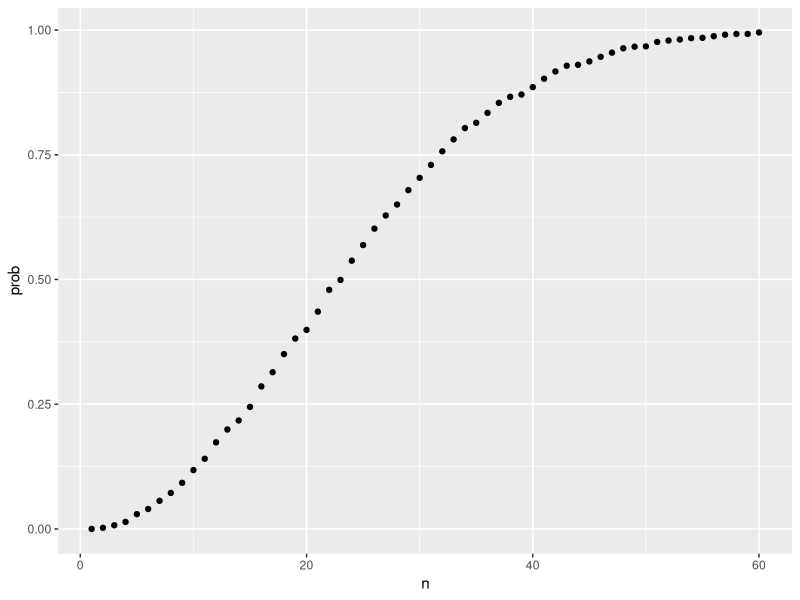
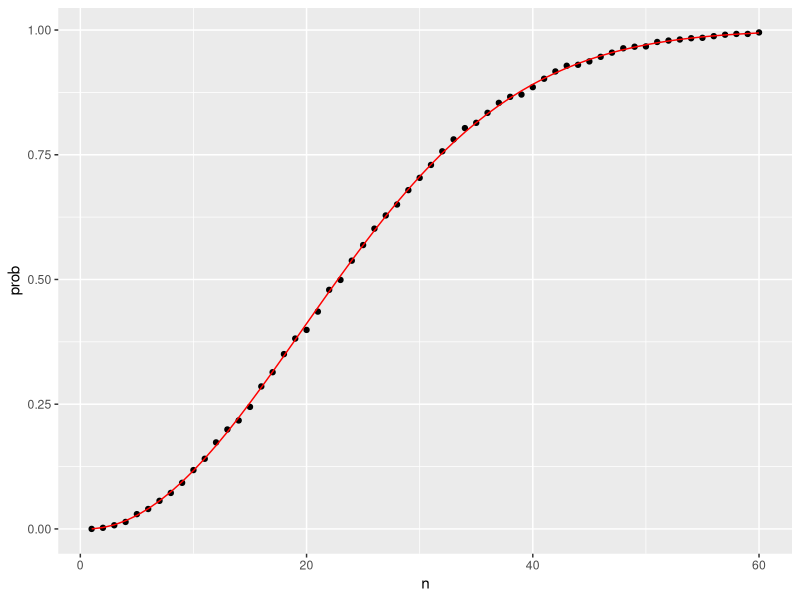
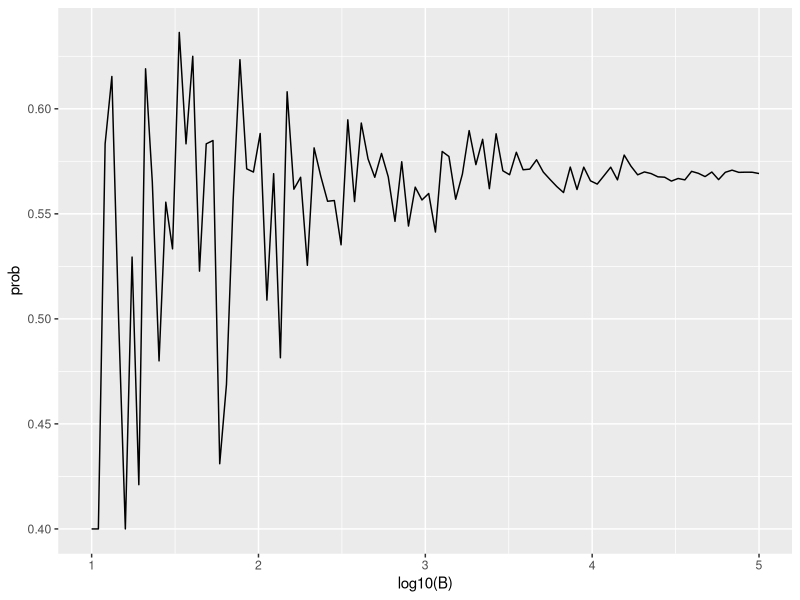

These figures' R source, in order:
## ---- chunk 1
beads <- rep(c("red", "blue"), times = c(2,3))
beads
#> [1] "red"  "red"  "blue" "blue" "blue"
## ---- chunk 2
sample(beads, 1)
#> [1] "blue"
## ---- chunk 3
B <- 10000
events <- replicate(B, sample(beads, 1))
## ---- chunk 4
tab <- table(events)
tab
#> events
#> blue  red 
#> 5950 4050
## ---- chunk 5
prop.table(tab)
#> events
#>  blue   red 
#> 0.595 0.405
## ---- chunk 6
set.seed(1986) 
## ---- chunk 7
?set.seed
## ---- chunk 8
sample(beads, 5)
#> [1] "red"  "blue" "blue" "blue" "red"
sample(beads, 5)
#> [1] "red"  "red"  "blue" "blue" "blue"
sample(beads, 5)
#> [1] "blue" "red"  "blue" "red"  "blue"
## ---- chunk 9
events <- sample(beads, B, replace = TRUE)
prop.table(table(events))
#> events
#>  blue   red 
#> 0.602 0.398
## ---- chunk 10
x <- sample(beads, 5)
## ---- chunk 11
x[2:5]
#> [1] "blue" "blue" "blue" "red"
## ---- chunk 12
number <- "Three"
suit <- "Hearts"
paste(number, suit)
#> [1] "Three Hearts"
## ---- chunk 13
paste(letters[1:5], as.character(1:5))
#> [1] "a 1" "b 2" "c 3" "d 4" "e 5"
## ---- chunk 14
expand.grid(pants = c("blue", "black"), shirt = c("white", "grey", "plaid"))
#>   pants shirt
#> 1  blue white
#> 2 black white
#> 3  blue  grey
#> 4 black  grey
#> 5  blue plaid
#> 6 black plaid
## ---- chunk 15
suits <- c("Diamonds", "Clubs", "Hearts", "Spades")
numbers <- c("Ace", "Deuce", "Three", "Four", "Five", "Six", "Seven", 
             "Eight", "Nine", "Ten", "Jack", "Queen", "King")
deck <- expand.grid(number=numbers, suit=suits)
deck <- paste(deck$number, deck$suit)
## ---- chunk 16
kings <- paste("King", suits)
mean(deck %in% kings)
#> [1] 0.0769
## ---- chunk 17
library(gtools)
permutations(3, 2)
#>      [,1] [,2]
#> [1,]    1    2
#> [2,]    1    3
#> [3,]    2    1
#> [4,]    2    3
#> [5,]    3    1
#> [6,]    3    2
## ---- chunk 18
all_phone_numbers <- permutations(10, 7, v = 0:9)
n <- nrow(all_phone_numbers)
index <- sample(n, 5)
all_phone_numbers[index,]
#>      [,1] [,2] [,3] [,4] [,5] [,6] [,7]
#> [1,]    1    3    8    0    6    7    5
#> [2,]    2    9    1    6    4    8    0
#> [3,]    5    1    6    0    9    8    2
#> [4,]    7    4    6    0    2    8    1
#> [5,]    4    6    5    9    2    8    0
## ---- chunk 19
hands <- permutations(52, 2, v = deck)
# 52개 중에서 2개를 순서있게 뽑아라, 소스는 deck 이다.
## ---- chunk 20
first_card <- hands[,1]
second_card <- hands[,2]
## ---- chunk 21
kings <- paste("King", suits)
sum(first_card %in% kings)
#> [1] 204
## ---- chunk 22
sum(first_card%in%kings & second_card%in%kings) / sum(first_card%in%kings)
#> [1] 0.0588
## ---- chunk 23
mean(first_card%in%kings & second_card%in%kings) / mean(first_card%in%kings)
#> [1] 0.0588
## ---- chunk 24
combinations(3,2)
#>      [,1] [,2]
#> [1,]    1    2
#> [2,]    1    3
#> [3,]    2    3
## ---- chunk 25
aces <- paste("Ace", suits)

facecard <- c("King", "Queen", "Jack", "Ten")
facecard <- expand.grid(number = facecard, suit = suits)
facecard <- paste(facecard$number, facecard$suit)

hands <- combinations(52, 2, v = deck)
mean(hands[,1] %in% aces & hands[,2] %in% facecard)
#> [1] 0.0483
## ---- chunk 26
mean((hands[,1] %in% aces & hands[,2] %in% facecard) |
       (hands[,2] %in% aces & hands[,1] %in% facecard))
#> [1] 0.0483
## ---- chunk 27
hand <- sample(deck, 2)
hand
#> [1] "Queen Clubs"  "Seven Spades"
## ---- chunk 28
(hands[1] %in% aces & hands[2] %in% facecard) | 
  (hands[2] %in% aces & hands[1] %in% facecard)
#> [1] FALSE
## ---- chunk 29
blackjack <- function(){
   hand <- sample(deck, 2)
  (hand[1] %in% aces & hand[2] %in% facecard) | 
    (hand[2] %in% aces & hand[1] %in% facecard)
}
## ---- chunk 30
blackjack()
#> [1] FALSE
## ---- chunk 31
B <- 10000
results <- replicate(B, blackjack())
mean(results)
#> [1] 0.0475
## ---- chunk 32
B <- 10000
monty_hall <- function(strategy){
  doors <- as.character(1:3)
  prize <- sample(c("car", "goat", "goat"))
  prize_door <- doors[prize == "car"]
  my_pick  <- sample(doors, 1)
  show <- sample(doors[!doors %in% c(my_pick, prize_door)],1)
  stick <- my_pick
  stick == prize_door
  switch <- doors[!doors%in%c(my_pick, show)]
  choice <- ifelse(strategy == "stick", stick, switch)
  choice == prize_door
}
stick <- replicate(B, monty_hall("stick"))
mean(stick)
#> [1] 0.342
switch <- replicate(B, monty_hall("switch"))
mean(switch)
#> [1] 0.668
## ---- chunk 33
n <- 50
bdays <- sample(1:365, n, replace = TRUE)
## ---- chunk 34
duplicated(c(1,2,3,1,4,3,5))
#> [1] FALSE FALSE FALSE  TRUE FALSE  TRUE FALSE
## ---- chunk 35
any(duplicated(bdays))
#> [1] TRUE
## ---- chunk 36
B <- 10000
same_birthday <- function(n){
  bdays <- sample(1:365, n, replace=TRUE)
  any(duplicated(bdays))
}
results <- replicate(B, same_birthday(50))
mean(results)
#> [1] 0.969
## ---- chunk 37
compute_prob <- function(n, B=10000){
  results <- replicate(B, same_birthday(n))
  mean(results)
}
## ---- chunk 38
n <- seq(1,60)
prob <- sapply(n, compute_prob)
## ---- chunk 39
library(tidyverse)
prob <- sapply(n, compute_prob)
qplot(n, prob)
## ---- chunk 40
exact_prob <- function(n){
  prob_unique <- seq(365,365-n+1)/365 
  1 - prod( prob_unique)
}
eprob <- sapply(n, exact_prob)
qplot(n, prob) + geom_line(aes(n, eprob), col = "red")
## ---- chunk 41
B <- 10^seq(1, 5, len = 100)
compute_prob <- function(B, n=25){
  same_day <- replicate(B, same_birthday(n))
  mean(same_day)
}
prob <- sapply(B, compute_prob)
qplot(log10(B), prob, geom = "line")
## ---- chunk 42
B <- 10000
balls <- rep(c("cyan", "magenta", "yellow"), times=c(3,5,7))
events <- sample(balls, B, replace = TRUE)
prop.table(table(events))
## ---- chunk 43
B <- 20000
events <- replicate(B, sample(balls, 2))
events <- paste(events[1,],events[2,])
mean(events %in% c('cyan magenta', 'cyan yellow'))
## ---- chunk 44
B <- 10000
events <- replicate(B, sample(balls, 2, replace = TRUE))
events <- paste(events[1,],events[2,])
mean(events %in% c('cyan magenta', 'cyan yellow'))
## ---- chunk 45
B <- 10000
games <- rep(c("w","l"), times = c(2,3))
events <- replicate(B, sample(games, 7, replace = TRUE))
events <- paste(events[1,],events[2,],events[3,],events[4,],events[5,],events[6,],events[7,])
1- mean(events %in% "l l l l l l l")
## ---- chunk 46
celtic_wins <- sample(c(0,1), 4, replace = TRUE, prob = c(0.6, 0.4))
## ---- chunk 47
B <- 10000
events <- replicate(B, sample(c(0,1), 4, replace= TRUE, prob = c(0.6, 0.4)))
mean(colSums(events) != 0)
## ---- chunk 48
B <- 10000
events <- replicate(B, sample(c(0,1),6, replace=TRUE, prob=c(0.5,0.5)))
events <- colSums(events)
mean(events >= 4)
## ---- chunk 49
prob_win <- function(p){
  B <- 10000
  result <- replicate(B, {
    b_win <- sample(c(1,0), 7, replace = TRUE, prob = c(1-p, p))
    sum(b_win)>=4
  })
  mean(result)
}
## ---- chunk 50
prob_win <- function(N, p=0.75){
  B <- 10000
  result <- replicate(B, {
    b_win <- sample(c(1,0), N, replace = TRUE, prob = c(1-p, p))
    sum(b_win)>=(N+1)/2
  })
  mean(result)
}
